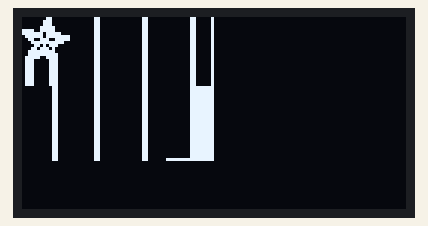
Bench run of a sketch on a simulated Arduino Uno, built with avr-gcc and run on an emulated ATmega328P. Shown: 128×64 one-colour display. What the sketch prints to the serial monitor is not drawn.

Above: at 2.1 s.

The sketch:

script.ino
```cpp
#include <SPI.h>
#include <Wire.h>
#include <Adafruit_GFX.h>
#include <Adafruit_SSD1306.h>

// SCL GPIO5
// SDA GPIO4
#define OLED_RESET 0  // GPIO0
Adafruit_SSD1306 display(OLED_RESET);

#define NUMFLAKES 10
#define XPOS 0
#define YPOS 1
#define DELTAY 2


#define LOGO16_GLCD_HEIGHT 16
#define LOGO16_GLCD_WIDTH  16
int count = 0;

void setup()   {
  Serial.begin(115200);
  Serial.println("hi");

  // by default, we'll generate the high voltage from the 3.3v line internally! (neat!)
  display.begin(SSD1306_SWITCHCAPVCC, 0x3C);  // initialize with the I2C addr 0x3C (for the 64x48)
  display.setTextSize(1);
  display.setTextColor(WHITE);
  display.clearDisplay();
  display.display();
  delay(2000);
}


 static const unsigned char PROGMEM logo16_glcd_bmp[] =
{ B00000000, B11000000,B00000000, B11000000,B00000000, B11000000,B00000000, B11000001,
  B00000001, B11000000,B00000000, B11000000,B00000000, B11000000,B00000000, B11000001,
  B00000001, B11000000,B00000000, B11000000,B00000000, B11000000,B00000000, B11000001,
  B00000011, B11100000,B00000000, B11000000,B00000000, B11000000,B00000000, B11000001,
  B11110011, B11100000,B00000000, B11000000,B00000000, B11000000,B00000000, B11000001,
  B11111110, B11111000,B00000000, B11000000,B00000000, B11000000,B00000000, B11000001,
  B01111110, B11111111,B00000000, B11000000,B00000000, B11000000,B00000000, B11000001,
  B00110011, B10011111,B00000000, B11000000,B00000000, B11000000,B00000000, B11000001,
  B00011111, B11111100,B00000000, B11000000,B00000000, B11000000,B00000000, B11000001,
  B00001101, B01110000,B00000000, B11000000,B00000000, B11000000,B00000000, B11000001,
  B00011011, B10100000,B00000000, B11000000,B00000000, B11000000,B00000000, B11000001,
  B00111111, B11100000,B00000000, B11000000,B00000000, B11000000,B00000000, B11000001,
  B00111111, B11110000,B00000000, B11000000,B00000000, B11000000,B00000000, B11000001,
  B01111100, B11110000,B00000000, B11000000,B00000000, B11000000,B00000000, B11000001,
  B01110000, B01110000,B00000000, B11000000,B00000000, B11000000,B00000000, B11000001,
  B01110000, B01110000,B00000000, B11000000,B00000000, B11000000,B00000000, B11000001,
  B01110000, B01110000,B00000000, B11000000,B00000000, B11000000,B00000000, B11000001,
  B01110000, B01110000,B00000000, B11000000,B00000000, B11000000,B00000000, B11000001,
  B01110000, B01110000,B00000000, B11000000,B00000000, B11000000,B00000000, B11000001,
  B01110000, B01110000,B00000000, B11000000,B00000000, B11000000,B00000000, B11000001,
  B01110000, B01110000,B00000000, B11000000,B00000000, B11000000,B00000000, B11000001,
  B01110000, B01110000,B00000000, B11000000,B00000000, B11000000,B00000000, B11000001,
  B01110000, B01110000,B00000000, B11000000,B00000000, B11000000,B00000000, B11000001,
  B00000000, B00110000,B00000000, B11000000,B00000000, B11000000,B00000000, B11111111,
  B00000000, B00110000,B00000000, B11000000,B00000000, B11000000,B00000000, B11111111,
  B00000000, B00110000,B00000000, B11000000,B00000000, B11000000,B00000000, B11111111,
  B00000000, B00110000,B00000000, B11000000,B00000000, B11000000,B00000000, B11111111,
  B00000000, B00110000,B00000000, B11000000,B00000000, B11000000,B00000000, B11111111,
  B00000000, B00110000,B00000000, B11000000,B00000000, B11000000,B00000000, B11111111,
  B00000000, B00110000,B00000000, B11000000,B00000000, B11000000,B00000000, B11111111,
  B00000000, B00110000,B00000000, B11000000,B00000000, B11000000,B00000000, B11111111,
  B00000000, B00110000,B00000000, B11000000,B00000000, B11000000,B00000000, B11111111,
  B00000000, B00110000,B00000000, B11000000,B00000000, B11000000,B00000000, B11111111,
  B00000000, B00110000,B00000000, B11000000,B00000000, B11000000,B00000000, B11111111,
  B00000000, B00110000,B00000000, B11000000,B00000000, B11000000,B00000000, B11111111,
  B00000000, B00110000,B00000000, B11000000,B00000000, B11000000,B00000000, B11111111,
  B00000000, B00110000,B00000000, B11000000,B00000000, B11000000,B00000000, B11111111,
  B00000000, B00110000,B00000000, B11000000,B00000000, B11000000,B00000000, B11111111,
  B00000000, B00110000,B00000000, B11000000,B00000000, B11000000,B00000000, B11111111,
  B00000000, B00110000,B00000000, B11000000,B00000000, B11000000,B00000000, B11111111,
  B00000000, B00110000,B00000000, B11000000,B00000000, B11000000,B00000000, B11111111,
  B00000000, B00110000,B00000000, B11000000,B00000000, B11000000,B00000000, B11111111,
  B00000000, B00110000,B00000000, B11000000,B00000000, B11000000,B00000000, B11111111,
  B00000000, B00110000,B00000000, B11000000,B00000000, B11000000,B00000000, B11111111,
  B00000000, B00110000,B00000000, B11000000,B00000000, B11000000,B00000000, B11111111,
  B00000000, B00110000,B00000000, B11000000,B00000000, B11000000,B00000000, B11111111,
  B00000000, B00110000,B00000000, B11000000,B00000000, B11000000,B00000000, B11111111,
  B00000000, B00110000,B00000000, B11000000,B00000000, B11000000,B11111111, B11111111};

void loop() {
  count++;

  display.drawBitmap(0, 0,  logo16_glcd_bmp, 64, 48, 1);

  //  display.setCursor(0,0);
  //  display.println("Hello "+String(count));
  display.display();
  delay(2000);
  display.clearDisplay();

  // x, y, bitmap, w, h, color

}
```
